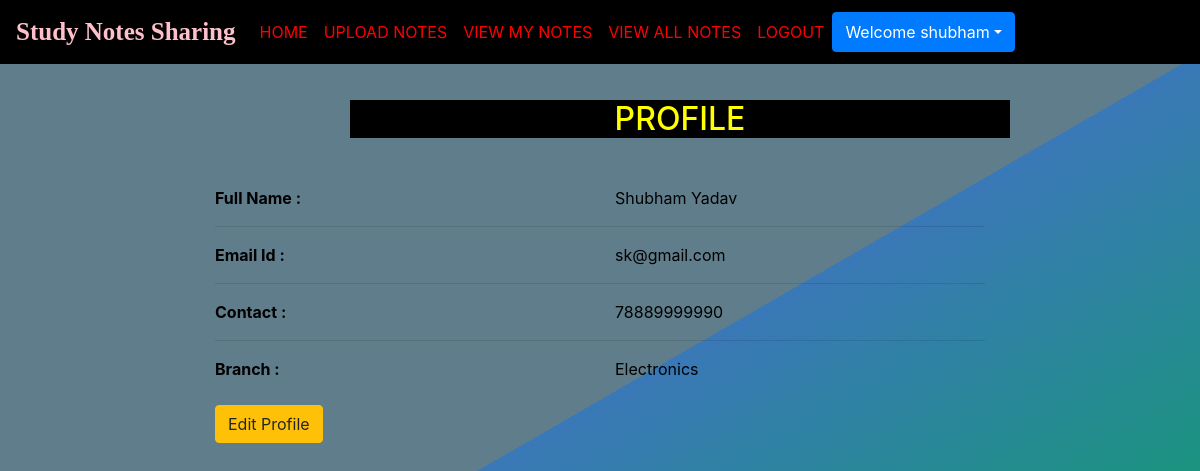
Screenshot of /profile/ (signed in) with the database file from the repository.
### notes/models.py (models this page shows, shortened)
class Signup(models.Model):
    user=models.ForeignKey(User,on_delete=models.CASCADE)
    contact=models.CharField(max_length=10,null=True)
    branch=models.CharField(max_length=30)
    role=models.CharField(max_length=15)

### notes/views.py (the view)
# urls.py: path('profile/',views.profile,name="profile"),
def profile(request):
    if not request.user.is_authenticated:
        return redirect('login')
    user=User.objects.get(id=request.user.id)
    data=Signup.objects.get(user=user)
    d={'data':data,'user':user}
    return render(request,'profile.html',d)

### notes/templates/profile.html (shortened to what this page needs)
{% extends 'usernav.html' %}
 {% load static %}
 {% block body %}
<h2 class="text-center">PROFILE</h2>
<div class="container mt-4 animate__animated animate__animate__animated animate__shakeY animate__slower animate__delay-2s "id="myy" style="color:black;width:800px";>
  <br>
  <div class="row">
   <div class="col-sm-6">
       <b>Full Name :</b>
   </div>
   <div class="col-sm-6" style="text-transform:capitalize">
       {{data.user.first_name}} {{data.user.last_name}}
   </div>
  </div>
  <hr>
  <div class="row">
   <div class="col-sm-6">
       <b>Email Id :</b>
   </div>
   <div class="col-sm-6">
       {{data.user.username}}
   </div>
  </div>
  <hr>
  <div class="row">
   <div class="col-sm-6">
       <b>Contact :</b>
   </div>
   <div class="col-sm-6" style="text-transform:capitalize">
       {{data.contact}}
   </div>
  </div>
  <hr>
  <div class="row">
   <div class="col-sm-6">
       <b>Branch :</b>
   </div>
   <div class="col-sm-6" style="text-transform:capitalize">
       {{data.branch}}
   </div>
  </div>
  <a href="{% url 'edit_profile' %}" class="btn btn-warning mt-4 "id="pp">Edit Profile</a>
</div>
 {% endblock %}

### notes/templates/usernav.html (shortened to what this page needs)
<html>
<head>
    {% load static %}
    <link rel="stylesheet" href="https://use.fontawesome.com/releases/v5.7.0/css/all.css">
    <link rel="stylesheet" href="https://maxcdn.bootstrapcdn.com/bootstrap/4.5.2/css/bootstrap.min.css">
    <link rel="stylesheet" type="text/css" href="{% static 'css/mystyle.css' %}">
    <link
        rel="stylesheet"
        href="https://cdnjs.cloudflare.com/ajax/libs/animate.css/4.1.1/animate.min.css">
<link rel="stylesheet" href="https://cdn.datatables.net/1.10.21/css/jquery.dataTables.min.css">
<link rel="stylesheet" href="https://cdn.datatables.net/buttons/1.6.2/css/buttons.dataTables.min.css">
</head>
<nav class="navbar navbar-expand-sm justify-content-center fixed-top" style="background-color:black";>
  <a class="navbar-brand font-weight-bold text-green " ><span style="font-family:'MonoType Corsiva';font-size:25px;color:pink";>Study Notes Sharing</span></a>
<div class="collapse navbar-collapse " id="n">
    <ul class="navbar-nav mr-auto">
  <li class="navbar-item">
   <a class="nav-link" href="{% url 'profile' %}">HOME</a>
  </li>
  <li class="navbar-item">
   <a class="nav-link" href="{% url 'upload_notes' %}">UPLOAD NOTES</a>
  </li>
  <li class="navbar-item">
   <a class="nav-link" href="{% url 'view_mynotes' %}">VIEW MY NOTES</a>
  </li>
  <li class="navbar-item">
   <a class="nav-link" href="{% url 'viewallnotes' %}">VIEW ALL  NOTES</a>
  </li>
  <li class="navbar-item">
   <a class="nav-link" href="{% url 'logout' %}">LOGOUT</a>
  </li>
   <div class="btn-group">
      <button type="button" class="btn btn-primary dropdown-toggle" data-toggle="dropdown" >Welcome {{request.user.first_name}}</button>
   </div>
</ul>
</div>
</nav>
{% block body %}
{% endblock body %}
</html>

### notes/static/css/mystyle.css (style rules this page uses)
.nav-link { color: black; }

### notes/templates/usernav.html (style rules this page uses)
button { color:blue; padding-bottom: 10px; }
.nav-link { color:red; }

### notes/templates/profile.html (style rules this page uses)
h2 { width:660px; margin-left:350px; margin-top:100px; color:yellow; background-color:black; }

### rows the page displays
Signup: user.first_name "Shubham", user.last_name "Yadav", user.username "sk@gmail.com", contact "78889999990", branch "Electronics"

### other values shown
{{ request.user.first_name }} "shubham"
